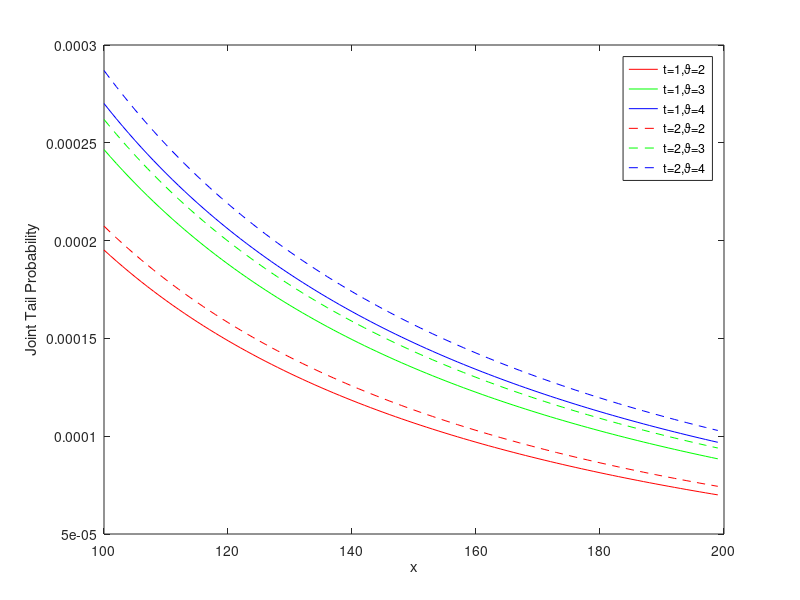

Reproduce this figure in MATLAB.
%Figure 4.3 Gumbel copula when \alpha=1.5
clear all
clc 

alpha=1.5;%heavy tails
gamma=1;%paremater for pareto distribution
b=1;%constant; see Theorem 1
lambda=1;%paremater for N(t)
x1=100;x2=200;N9=100;dx=(x2-x1)/N9;XX=[x1:dx:x2]; Tail=zeros(1,N9);%paremater for x
kappa=1;%see Remark 1 for FGM case
delta2=2.2;delta3=1;delta4=1;%paremater for Brownian motion with jumps
mu=1;%paremater for Y
phio1= -delta2*alpha+delta3^2*alpha^2/2-delta4*alpha/(mu+alpha);%\phi(\alpha)
phio2= -delta2*2*alpha+delta3^2*(2*alpha)^2/2-delta4*2*alpha/(mu+2*alpha);%\phi(2\alpha)
phio3= -delta2*alpha*kappa+delta3^2*(kappa*alpha)^2/2-delta4*alpha*kappa/(mu+kappa*alpha);%\phi(\kappa*\alpha)


t=1;%time
vartheta=2;%paremater for Gumbel copula
tau=1+b-(1^(vartheta)+b^(vartheta))^(1/vartheta);%see Remark 1 for Gumbel case
K1=(2*lambda^2/phio1)*((exp(phio2*t)-exp(phio1*t))/(phio2-phio1)-(exp(phio2*t)-1)/phio2);%K_1; see Remark 4(i)
K2=lambda*(exp(phio3*t)-1)/phio3;%K_2; see Remark 4(i)
for i=1:N9
    Tail(i)=b*K1*(gamma/(gamma+XX(i)))^(alpha*2)+tau*K2*(gamma/(gamma+XX(i)))^(alpha*kappa);%See Theorem 1
end
plot(XX(1:end-1),Tail,'r');hold on

vartheta=3;%paremater for Gumbel copula
tau=1+b-(1^(vartheta)+b^(vartheta))^(1/vartheta);%see Remark 1 for Gumbel case
for i=1:N9
    Tail(i)=b*K1*(gamma/(gamma+XX(i)))^(alpha*2)+tau*K2*(gamma/(gamma+XX(i)))^(alpha*kappa);%See Theorem 1
end
plot(XX(1:end-1),Tail,'green');hold on

vartheta=4;%paremater for Gumbel copula
tau=1+b-(1^(vartheta)+b^(vartheta))^(1/vartheta);%see Remark 1 for Gumbel case
for i=1:N9
    Tail(i)=b*K1*(gamma/(gamma+XX(i)))^(alpha*2)+tau*K2*(gamma/(gamma+XX(i)))^(alpha*kappa);%See Theorem 1
end
plot(XX(1:end-1),Tail,'blue');hold on

t=2;%time
vartheta=2;%paremater for Gumbel copula
tau=1+b-(1^(vartheta)+b^(vartheta))^(1/vartheta);%see Remark 1 for Gumbel case
K1=(2*lambda^2/phio1)*((exp(phio2*t)-exp(phio1*t))/(phio2-phio1)-(exp(phio2*t)-1)/phio2);%K_1; see Remark 4(i)
K2=lambda*(exp(phio3*t)-1)/phio3;%K_2; see Remark 4(i)
for i=1:N9
    Tail(i)=b*K1*(gamma/(gamma+XX(i)))^(alpha*2)+tau*K2*(gamma/(gamma+XX(i)))^(alpha*kappa);%See Theorem 1
end
plot(XX(1:end-1),Tail,'r--');hold on

vartheta=3;%paremater for Gumbel copula
tau=1+b-(1^(vartheta)+b^(vartheta))^(1/vartheta);%see Remark 1 for Gumbel case
for i=1:N9
    Tail(i)=b*K1*(gamma/(gamma+XX(i)))^(alpha*2)+tau*K2*(gamma/(gamma+XX(i)))^(alpha*kappa);%See Theorem 1
end
plot(XX(1:end-1),Tail,'green--');hold on

vartheta=4;%paremater for Gumbel copula
tau=1+b-(1^(vartheta)+b^(vartheta))^(1/vartheta);%see Remark 1 for Gumbel case
for i=1:N9
    Tail(i)=b*K1*(gamma/(gamma+XX(i)))^(alpha*2)+tau*K2*(gamma/(gamma+XX(i)))^(alpha*kappa);%See Theorem 1
end
plot(XX(1:end-1),Tail,'blue--');hold on

xlabel('x')
ylabel('Joint Tail Probability')
legend('t=1,\vartheta=2','t=1,\vartheta=3','t=1,\vartheta=4','t=2,\vartheta=2','t=2,\vartheta=3','t=2,\vartheta=4','Location','northeast')

